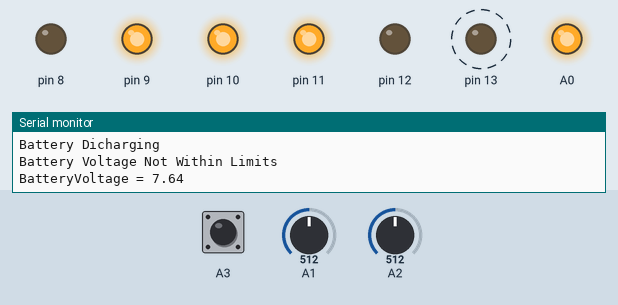
Simulated run of this sketch. Board: Arduino Uno, built with avr-gcc and run on an emulated ATmega328P. Parts: output pins drawn as LEDs (lit = HIGH), the last lines printed to the serial monitor. Dashed ring = blinking. The test bench sets the inputs (shaded band); at power-on: A1 = 512, A2 = 512, A3 HIGH.

Above: at 20.6 s.
20.7 s: A1 set to 662
23.7 s: A1 set to 684
At 25.2 s:
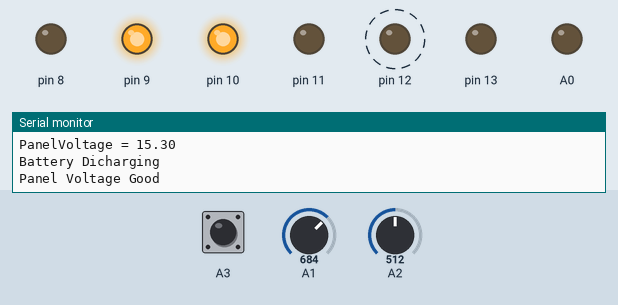
26.7 s: A2 set to 352
29.7 s: A2 set to 331
At 31.05 s:
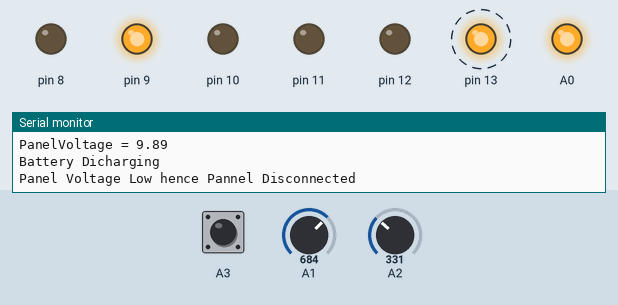
32.7 s: A1 set to 511
At 33.2 s:
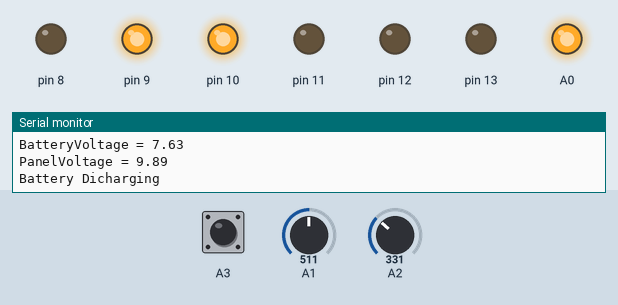
Timing chart, 0 to 40.2 s (numbered marks = the images above; inputs shaded):
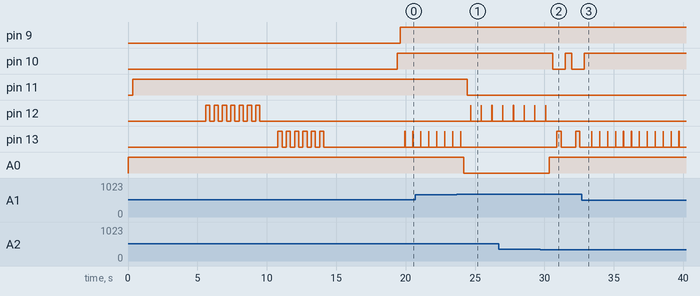

Measured:
- the behaviour switches between 670 and 671 on A1 (found by bisection; images 0 and 1)
- the behaviour switches between 342 and 341 on A2 (found by bisection; images 1 and 2)
- after the input at 23.7 s, pin 11: HIGH → LOW after 0.73 s; pin 12: alternates HIGH for 0.01 s and LOW for 0.76 s, starting after 0.98 s; pin 13: goes on until 24.0 s, then stays LOW; A0: HIGH → LOW after 0.48 s
- after the input at 29.7 s, pin 10: HIGH → LOW after 0.90 s, → HIGH 0.90 s later, → LOW 0.45 s later; pin 12: goes on until 30.1 s, then stays LOW; pin 13: alternates HIGH for 0.30 s and LOW for 1.1 s, starting after 1.2 s; A0: LOW → HIGH after 0.65 s
- after the input at 32.7 s, pin 10: goes on until 32.9 s, then stays HIGH; pin 13: alternates HIGH for 0.01 s and LOW for 0.56 s, starting after 0.71 s
- by itself, pin 13: alternates HIGH for 0.01 s and LOW for 0.56 s

The sketch:

ArduinoChargeController.ino
```cpp
/*
   Arduino Charge Controller
   Description: Arduino based charge controller for Solar Systems that Regulates the Output Voltage of XL4016 Buck Regulator.
   Firmware fine tuned for 100W Solar Panel and 12V Lead Acid Battery
   IDE -> Arduino
   MCU - Arduino Uno R3 with Custom Shield for measuring voltage and adjusting Battery Charging Voltage

   Created by abjohn.  June 3, 2020.
*/

#include "src/LED.h"
#include "src/OUTPUTS.h"
#include "src/PowerSource.h"
#include "src/Charger.h"


/* PIN INITIALISATION */
LED Red(13);
LED Blue(12);
OUTPUTS Buzzer(9);
OUTPUTS Fan(10);
PowerSource Battery(8, A1);
PowerSource SolarPanel(A0, A2);
Charger Charger(A3, 11);

/* Configurations */
const float BatteryMultiplier = 3.056; //(98.5 + 49.1)*49.1 =3.006 Voltage Divider Multiplier for Battery
const float PanelMultiplier = 6.1182;  //(99.45 +19.7) =6.0482 Voltage Divider Multiplier for Battery
volatile float BatteryVoltage = 0;
volatile float PanelVoltage = 0;
const bool debug = true;
int BatteryState = 0; // 0 - Discharged, 1 - Constant Current,  2- Constant Voltage , 3 - Float Charge
const float BatteryTooLow = 11.00; // ( Beep to indicate Battery Low)
const float BatteryReconnect = 11.6;
const float BatteryFloatMax = 13.8; //13.6 (Exact Value)
const float BatteryAbsorbMax = 15; //14.4 (Exact Value)
const float PanelMin = 15.0;
const float PanelMax = 24.0;
const float BatteryMin = 13.0;
int faultcount = 0;
int i;

boolean TimerRunning = false;
uint32_t lastMillis;

void fault() {
  Buzzer.on();
  SolarPanel.disable();
  Fan.on();
  Red.blinkfast();
  Serial.println("Battery Voltage Not Within Limits");
}

bool CheckTimer(unsigned long TimeOut) {
  if (TimerRunning && (millis() - lastMillis >= TimeOut * 1000))
  {
    TimerRunning = false;
    Serial.println("Timer End");
    return true;
  }
  else
  { if (debug == true) {
      Serial.println("Timer Ticking");
    }
    return false;
  }
}

void StartTimer() {
  if (!TimerRunning)
  {
    lastMillis = millis();
    TimerRunning = true;
    Serial.println("Timer Started");
  }
}
void setup() {
  Serial.begin(9600);
  //batterydisable (feature removed in hardware)
  SolarPanel.disable();
  Fan.off();
  Buzzer.off();
  Charger.floatEnable();    // for added safety
  Serial.println("----------------- Arduino Charge Controller V1.0 ------------ ");


  delay(5000);


  BatteryVoltage = Battery.rawVoltage() * (5.0 / 1024.0) * BatteryMultiplier;

  for (i = 0; i < (int) BatteryVoltage; i++) {
    Blue.blinkslow();
  }

  delay(1000);

  BatteryVoltage = BatteryVoltage * 10;
  for (i = 0; i < (int)BatteryVoltage % 10; i++) {
    Red.blinkslow();
  }

  delay(5000);


}

void loop() {

  //FAN ON in case of constant current mode
  if (Charger.constantCurrent() == 1)
  {
    Fan.on();
  }

  BatteryVoltage = Battery.rawVoltage() * (5.0 / 1024.0) * BatteryMultiplier;

  if (debug == true) {
    Serial.print("BatteryVoltage = ");
    Serial.println(BatteryVoltage);
  }

  delay(100);

  PanelVoltage = SolarPanel.rawVoltage() * PanelMultiplier * (5.0 / 1024.0);
  if (debug == true) {
    Serial.print("PanelVoltage = ");
    Serial.println(PanelVoltage);
  }
  delay(50);

  if (BatteryVoltage <= BatteryMin ) {
    BatteryState = 0; //Discharged
    if (debug == true) {
      Serial.println("Battery Dicharging");
    }
  }

  if (BatteryVoltage > BatteryAbsorbMax + 0.5 || BatteryVoltage < 10) { // The offset can be removed if serial port connected
    fault(); // Solar Disconnect, Fan On , Buzzer On
  }

  else {
    //  if (PanelVoltage >= PanelMin && PanelVoltage <= PanelMax)  {
    if (PanelVoltage >= BatteryVoltage)  { //0.25 The offset can be reduced to 0.10V if serial port connected

      SolarPanel.enable();
      if (debug == true) {
        Serial.println("Panel Voltage Good");
      }

      /*  Constant Current Charging */
      if ( BatteryState <= 1 && BatteryVoltage <= 14.00) {    // Since module is not changing to CV mode even in float condition due to high current
        //    if ( BatteryState <= 1 || Charger.constantCurrent() == 1) {
        BatteryState = 1; //Constant Current
        Charger.floatDisable();
        //StartTimer();
        Blue.blinkfast();
        Fan.on();
        /*
           High Current hence Battery Voltage will be used as a measure to change to CV mode

              if ( Charger.constantCurrent() == 0) { // Disable loop if no proper load connected
                BatteryState = 2; //Constant Voltage
                Serial.println("Bulk Charging completed as charger changed to CV mode");
              }
        */
        /*
          else if ( CheckTimer(1800) == true) {   //Time in seconds
          BatteryState = 2; //Constant Voltage
          Serial.println("Bulk Charging ended by Plateu Timer");
          }
        */

        Serial.println("Bulk Charging in progress");


        if (BatteryVoltage > BatteryAbsorbMax)
        {
          Serial.println("Bulk Charging Voltage Higer than Expected");
          Buzzer.beep();
          Red.blinkfast();
        }
      }

      /*  Constant Voltage Charging */

      else if ( BatteryState <= 2) { // or timer for constant current ranout
        BatteryState = 2; //Constant Voltage
        Charger.floatDisable();
        StartTimer();
        Blue.blinkslow();
        Fan.on();

        if ( CheckTimer(900) == true) {    //Timer for Absorbtion Charge Termination is seconds
          BatteryState = 3; //Float Charging
          Serial.println("Absorbtion Charging ended by Timer");
        }
        else {
          Serial.println("Absorbtion Charging in progress");
        }
      }

      /*  Float Charging */

      else if ( BatteryState <= 3 ) {
        BatteryState = 3; //Float Charge
        Charger.floatEnable();
        Blue.on();
        Fan.fade();

        if (BatteryVoltage > BatteryFloatMax)
        {
          Serial.println("Float Charging Voltage Higer than Expected");
          Buzzer.beep();
          Red.blinkfast();
        }

        if (Charger.constantCurrent() == 1)
        {
          Serial.println("Constant Current Mode Triggered in Float Charging");
          Serial.println("Switching to Absorbtion Mode");
          BatteryState = 2; //Constant Voltage
          //Buzzer.beep();
          //Red.blinkfast();
        }
        else {
          Serial.println("Float Charging in progress");
        }

      }
      else {
        Serial.println("No Charging Cycle in progress");
      }

    }
    else {
      Serial.println("Panel Voltage Low hence Pannel Disconnected");
      SolarPanel.disable();
      Fan.off();
      Blue.off();
      Red.blinkslow();
      TimerRunning = false;
    }
  }
}
```

Charger.cpp
```cpp
/*
  Charger.cpp - Library for Charger Mode Detection (CC/CV) and Float Charge
  Created by abjohn.  June 3, 2020.
*/
#include "Arduino.h"
#include "Charger.h"

Charger::Charger(int inPin,int outPin)
{
  //pinMode(inPin, INPUT);
  pinMode(outPin, OUTPUT);
  pinMode(inPin, INPUT_PULLUP);
  _inPin = inPin;
  _outPin = outPin;
}

int Charger::constantCurrent()
{
  return digitalRead(_inPin);
}

void Charger::floatEnable()
{
  digitalWrite(_outPin, HIGH);
  delay(250);
}

void Charger::floatDisable()
{
  digitalWrite(_outPin, LOW);
  delay(250);
}
```

Charger.h
```cpp
/*
  Charger.h - Library for Charger Mode Detection (CC/CV) and Float Charge
  Created by abjohn.  June 3, 2020.
*/
#ifndef Charger_h
#define Charger_h

#include "Arduino.h"

class Charger
{
  public:
    Charger(int inPin,int outPin);
    int constantCurrent();
    void floatEnable ();
    void floatDisable ();
  private:
    int _inPin;
    int _outPin;
};

#endif
```

LED.cpp
```cpp
/*
  LED.cpp - Library for flashing LEDs
  Created by abjohn.  June 3, 2020.
*/
#include "Arduino.h"
#include "LED.h"

LED::LED(int pin)
{
  pinMode(pin, OUTPUT);
  _pin = pin;
}

void LED::on()
{
  digitalWrite(_pin, HIGH);
  delay(250);
}

void LED::off()
{
  digitalWrite(_pin, LOW);
  delay(250);
}

void LED::blinkfast()
{
  digitalWrite(_pin, HIGH);
  delay(10);
  digitalWrite(_pin, LOW);
  delay(10);
}

void LED::blinkslow()
{
  digitalWrite(_pin, HIGH);
  delay(300);
  digitalWrite(_pin, LOW);
  delay(300);
}
```

LED.h
```cpp
/*
  LED.h - Library for flashing LEDs
  Created by abjohn.  June 3, 2020.
*/
#ifndef LED_h
#define LED_h

#include "Arduino.h"

class LED
{
  public:
    LED(int pin);
    void on();
    void off();
    void blinkfast();
    void blinkslow();
  private:
    int _pin;
};

#endif
```

OUTPUTS.cpp
```cpp
/*
  OUTPUTS.cpp - Library for Digital Outputs
  Created by abjohn.  June 3, 2020.
*/
#include "Arduino.h"
#include "OUTPUTS.h"

OUTPUTS::OUTPUTS(int pin)
{
  pinMode(pin, OUTPUT);
  _pin = pin;
}

void OUTPUTS::on()
{
  digitalWrite(_pin, HIGH);
  delay(50);
}

void OUTPUTS::off()
{
  digitalWrite(_pin, LOW);
  delay(50);
}

void OUTPUTS::beep()
{
  digitalWrite(_pin, HIGH);
  delay(100);
  digitalWrite(_pin, LOW);
  delay(100);
}

void OUTPUTS::fade()
{
  analogWrite(_pin, 120);
  delay(50);
}
```

OUTPUTS.h
```cpp
/*
  OUTPUTS.h - Library for Digital Outputs
  Created by abjohn.  June 3, 2020.
*/
#ifndef OUTPUTS_h
#define OUTPUTS_h

#include "Arduino.h"

class OUTPUTS
{
  public:
    OUTPUTS(int pin);
    void on();
    void off();
    void beep();
    void fade();
  private:
    int _pin;
};

#endif
```

PowerSource.cpp
```cpp
/*
  PowerSource.cpp - Library for Power Source like PowerSource Panel And Battery
  Created by abjohn.  June 3, 2020.
*/
#include "Arduino.h"
#include "PowerSource.h"

PowerSource::PowerSource(int pin,int analogPin)
{
  pinMode(pin, OUTPUT);
  _pin = pin;
  _analogPin = analogPin;
}

float PowerSource::rawVoltage()
{
  return analogRead(_analogPin);
}

void PowerSource::enable()
{
  digitalWrite(_pin, LOW);
  delay(250);
}

void PowerSource::disable()
{
  digitalWrite(_pin, HIGH);
  delay(250);
}
```

PowerSource.h
```cpp
/*
  PowerSource.h - Library for Power Source like PowerSource Panel And Battery
  Created by abjohn.  June 3, 2020.
*/
#ifndef PowerSource_h
#define PowerSource_h

#include "Arduino.h"

class PowerSource
{
  public:
    PowerSource(int pin,int analogPin);
    float rawVoltage();
    void enable ();
    void disable ();
  private:
    int _pin;
    int _analogPin;
};

#endif
```
